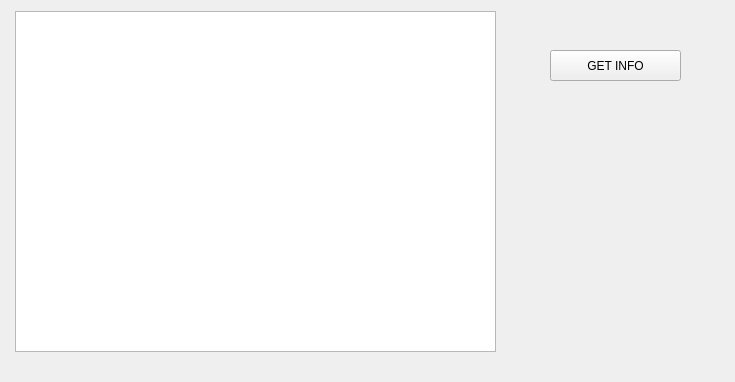
<?xml version="1.0" encoding="UTF-8"?>
<ui version="4.0">
 <class>QtApprovedCreditsUI</class>
 <widget class="QWidget" name="QtApprovedCreditsUI">
  <property name="geometry">
   <rect>
    <x>0</x>
    <y>0</y>
    <width>735</width>
    <height>382</height>
   </rect>
  </property>
  <property name="windowTitle">
   <string>QtApprovedCreditsUI</string>
  </property>
  <widget class="QTableView" name="tableView">
   <property name="geometry">
    <rect>
     <x>15</x>
     <y>11</y>
     <width>481</width>
     <height>341</height>
    </rect>
   </property>
   <property name="editTriggers">
    <set>QAbstractItemView::NoEditTriggers</set>
   </property>
   <property name="selectionMode">
    <enum>QAbstractItemView::SingleSelection</enum>
   </property>
   <property name="selectionBehavior">
    <enum>QAbstractItemView::SelectRows</enum>
   </property>
  </widget>
  <widget class="QPushButton" name="infoButton">
   <property name="geometry">
    <rect>
     <x>550</x>
     <y>50</y>
     <width>131</width>
     <height>31</height>
    </rect>
   </property>
   <property name="text">
    <string>GET INFO</string>
   </property>
  </widget>
 </widget>
 <layoutdefault spacing="6" margin="11"/>
 <resources/>
 <connections/>
</ui>
